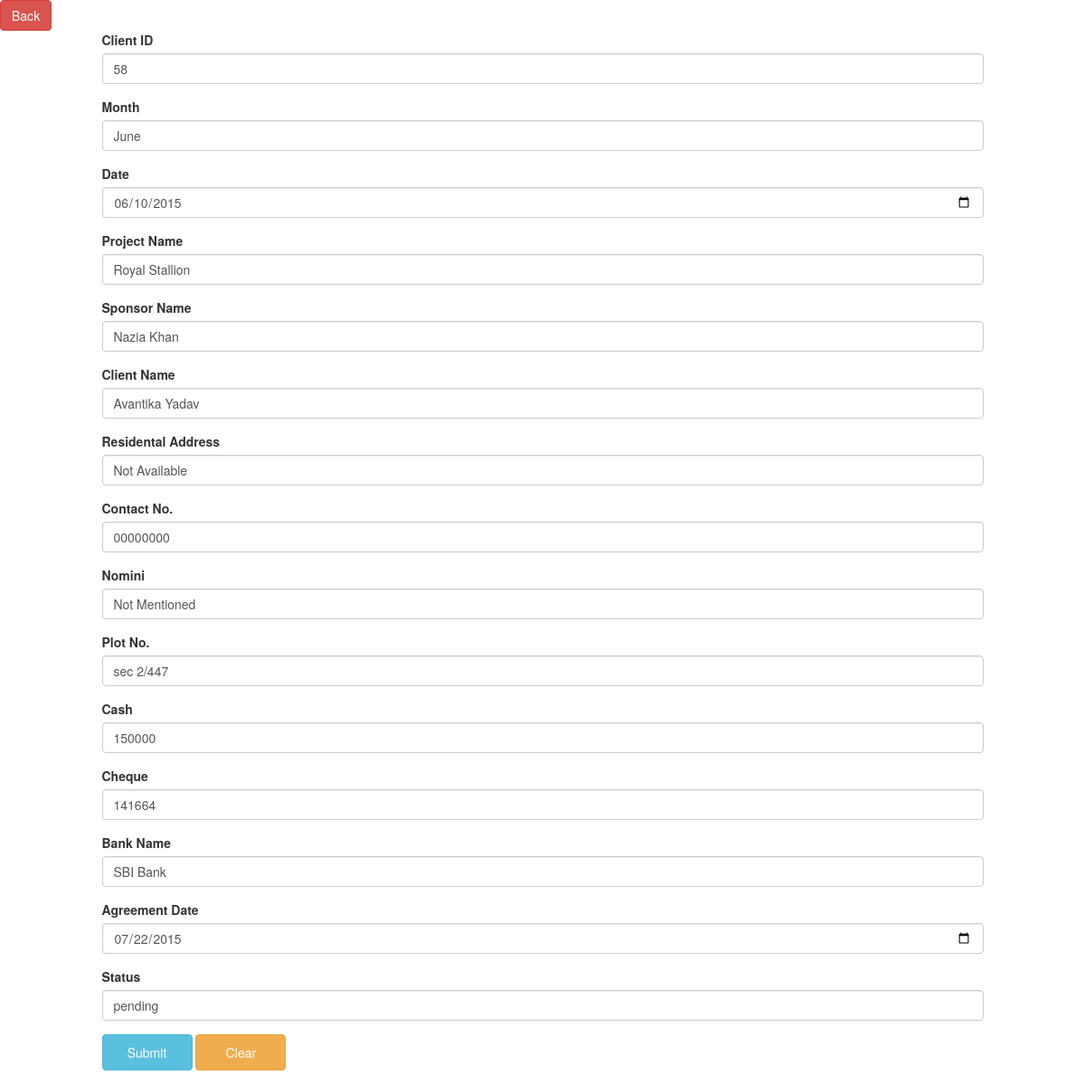
The page /ary/master_form_edit.php?client_id=58 on the database its author committed.
### tables this page shows
CREATE TABLE IF NOT EXISTS `demo` (
  `id` int(11) NOT NULL AUTO_INCREMENT,
  `mon` varchar(100) NOT NULL,
  `date` varchar(100) NOT NULL,
  `project` varchar(300) NOT NULL,
  `sponsor` varchar(200) NOT NULL,
  `plot_no` varchar(400) NOT NULL,
  `plot_area` varchar(200) NOT NULL,
  `client_name` varchar(100) NOT NULL,
  `bank_name` varchar(200) NOT NULL,
  `resi_add` varchar(400) NOT NULL,
  `contact_no` varchar(200) NOT NULL,
  `nomini` varchar(100) NOT NULL,
  `plot_size` int(11) NOT NULL,
  `rate` double NOT NULL,
  `plot_value` double NOT NULL,
  `plc_amt` double NOT NULL,
  `tpv_including_plc` double NOT NULL,
  `cash` double NOT NULL,
  `cheque` double NOT NULL,
  `cheque_no` varchar(100) NOT NULL,
  `approx` int(11) NOT NULL,
  `total` double NOT NULL,
  `down_payment` double NOT NULL,
  `agreement_date` varchar(100) NOT NULL,
  `duration` int(11) NOT NULL,
  `emi_month` double NOT NULL,
  `emi` double NOT NULL,
  `pending_emi` int(11) NOT NULL,
  `pending_emi_amt` double NOT NULL,
  `emi_details` longtext NOT NULL,
  `pending_amt` double NOT NULL,
  `actual_pending` double NOT NULL,
  `total_due` double NOT NULL,
  `total_emi_recv` double NOT NULL,
  `topup` double NOT NULL,
  `total_recv_amt` double NOT NULL,
  `balnced_amt` double NOT NULL,
  `remark` varchar(500) NOT NULL,
  `last_updated` varchar(100) NOT NULL,
  `current_month` varchar(100) NOT NULL,
  `current_year` varchar(100) NOT NULL,
  `status` varchar(50) NOT NULL,
  PRIMARY KEY (`id`)
);

### ary/master_form_edit.php (the view, shortened to what this page needs)
<!doctype html>
<html>
  <head>
      <link rel="stylesheet" href="main.css" type="text/css"/>
   </head>
   <body>
        <?php
            $id = $_REQUEST['client_id'];
            $con = mysqli_connect("localhost","root","","ary");
            $res = mysqli_query($con,"select * from demo where id='$id'");
            $ans = mysqli_fetch_assoc($res);
        ?>
        <a href="records.php" class="btn btn-danger">Back</a>
        <div class="container">
            <div class="row">
              <form action="editor.php" method="post">
                <div class=" col-sm-10 demo_form col-sm-offset-1">
                    <div class="row fields form-group">
                        <label for="client_id">Client ID</label>
                        <input type="text" value="<?php echo $ans['id'] ?>" class="form-control" name="client_id" id="client_id" required />
                    </div>
                    <div class="row fields form-group">
                        <label for="mon">Month</label>
                        <input type="text" value="<?php echo $ans['mon'] ?>" class="form-control" name="mon" id="mon" required />
                    </div>
                    <div class="row fields form-group">
                        <label for="date">Date</label>
                        <input type="date" class="form-control" value="<?php echo $ans['date'] ?>" name="date" id="date" required/>
                    </div>
                    <div class="row fields form-group">
                        <label for="project">Project Name</label>
                        <input type="text" value="<?php echo $ans['project'] ?>" name="project" class="form-control" id="project" required />
                    </div>
                    <div class="row fields form-group">
                        <label for="sponsor">Sponsor Name</label>
                        <input type="text" name="sponsor" value="<?php echo $ans['sponsor'] ?>" class="form-control" id="sponsor" required />
                    </div>
                    <div class="row fields form-group">
                        <label for="client_name">Client Name</label>
                        <input type="text" name="client_name" value="<?php echo $ans['client_name'] ?>" class="form-control" id="client_name" placeholder="Client Name" required/>
                    </div>
                    <div class="row fields form-group">
                        <label for="resi_add">Residental Address</label>
                        <input type="text" name="resi_add" value="<?php echo $ans['resi_add'] ?>" class="form-control" id="resi_add" placeholder="Residental Address" />
                    </div>
                    <div class="row fields form-group">
                        <label for="contact_no">Contact No.</label>
                        <input type="number" name="contact_no" value="<?php echo $ans['contact_no'] ?>" class="form-control" id="contact_no" placeholder="Contact No." />
                    </div>
                    <div class="row fields form-group">
                        <label for="nomini">Nomini</label>
                        <input type="text" name="nomini" value="<?php echo $ans['nomini'] ?>" class="form-control" id="nomini" placeholder="Nomini" />
                    </div>
                    <div class="row fields form-group">
                        <label for="plot_no">Plot No.</label>
                        <input type="text" name="plot_no" value="<?php echo $ans['plot_no'] ?>" class="form-control" id="plot_no" placeholder="Plot NO." />
                    </div>
                    <div class="row fields form-group">
                        <label for="cash">Cash</label>
                        <input type="number" name="cash" value="<?php echo $ans['cash'] ?>" class="form-control" id="cash" placeholder="Cash" required/>
                    </div>
                    <div class="row fields form-group">
                        <label for="cheque">Cheque</label>
                        <input type="number" name="cheque" value="<?php echo $ans['cheque'] ?>" class="form-control" id="cheque" placeholder="Cheque" required/>
                    </div>
                    <div class="row fields form-group">
                        <label for="bank_name">Bank Name</label>
                        <input type="text" name="bank_name" value="<?php echo $ans['bank_name'] ?>" class="form-control" id="bank_name" />
                    </div>
                    <div class="row fields form-group">
                        <label for="agreement_date">Agreement Date</label>
                        <input type="date" name="agreement_date" value="<?php echo $ans['agreement_date'] ?>" class="form-control" id="agreement_date" placeholder="Agreement Date" />
                    </div>
                    <div class="row fields form-group">
                        <label for="status">Status</label>
                        <input type="text" name="status" value="<?php echo $ans['status'] ?>" class="form-control" id="status" required/>
                    </div>
                    <div class="row fields form-group">
                        <input type="submit" name="submit_btn" class="btn btn-info" id="form_submit_btn" value="Submit"/>
                        <input type="reset" name="clear_btn" class="btn btn-warning" id="form_clear_btn" value="Clear" />
                    </div>
                </div>
              </form>
            </div>
        </div>
</body>
</html>

### ary/common.css (style rules this page uses)
body,html { margin:0; padding:0; }
a { text-decoration: none; }
input[type="submit"],input[type="reset"] { height:40px; width:100px; }

### rows shown on the page
demo: client_id "58", mon "June", date "06/10/2015", project "Royal Stallion", sponsor "Nazia Khan", client_name "Avantika Yadav", resi_add "Not Available", contact_no "00000000", nomini "Not Mentioned", plot_no "sec 2/447", cash "150000", cheque "141664", bank_name "SBI Bank", agreement_date "07/22/2015", status "pending"
